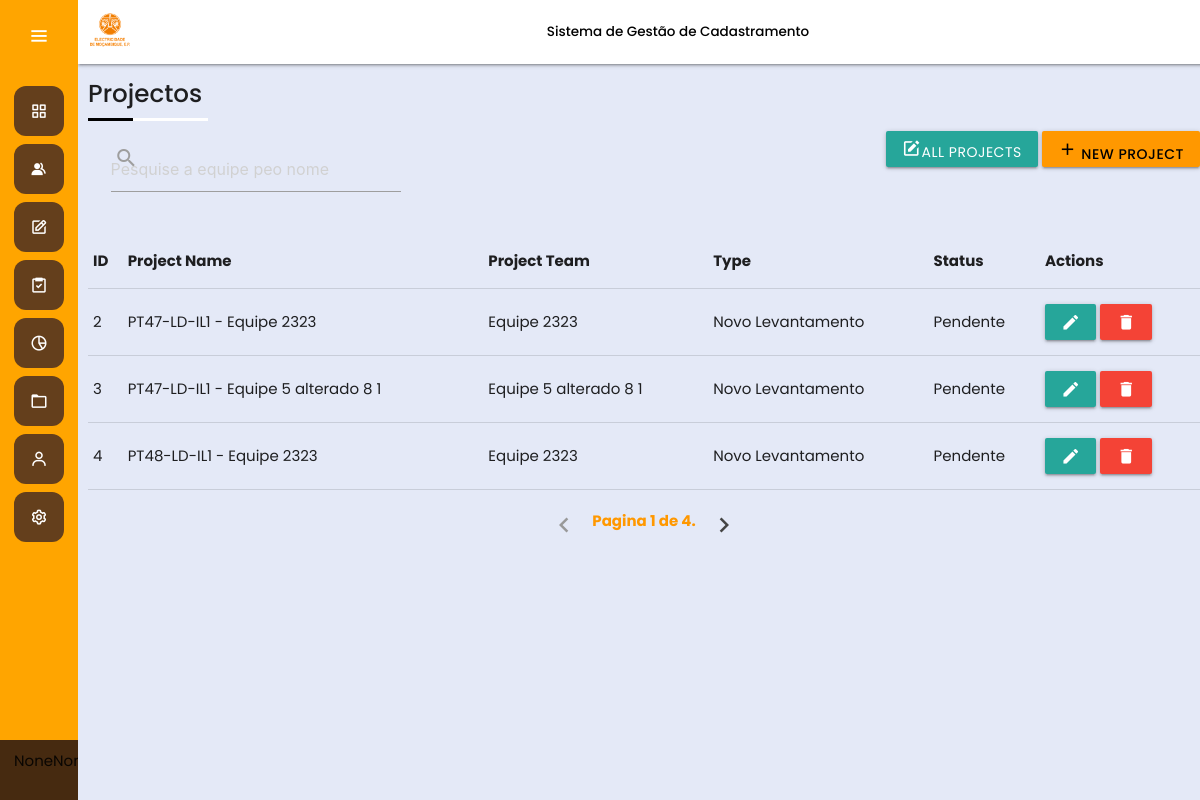
Page /project/ on the earlier database version.
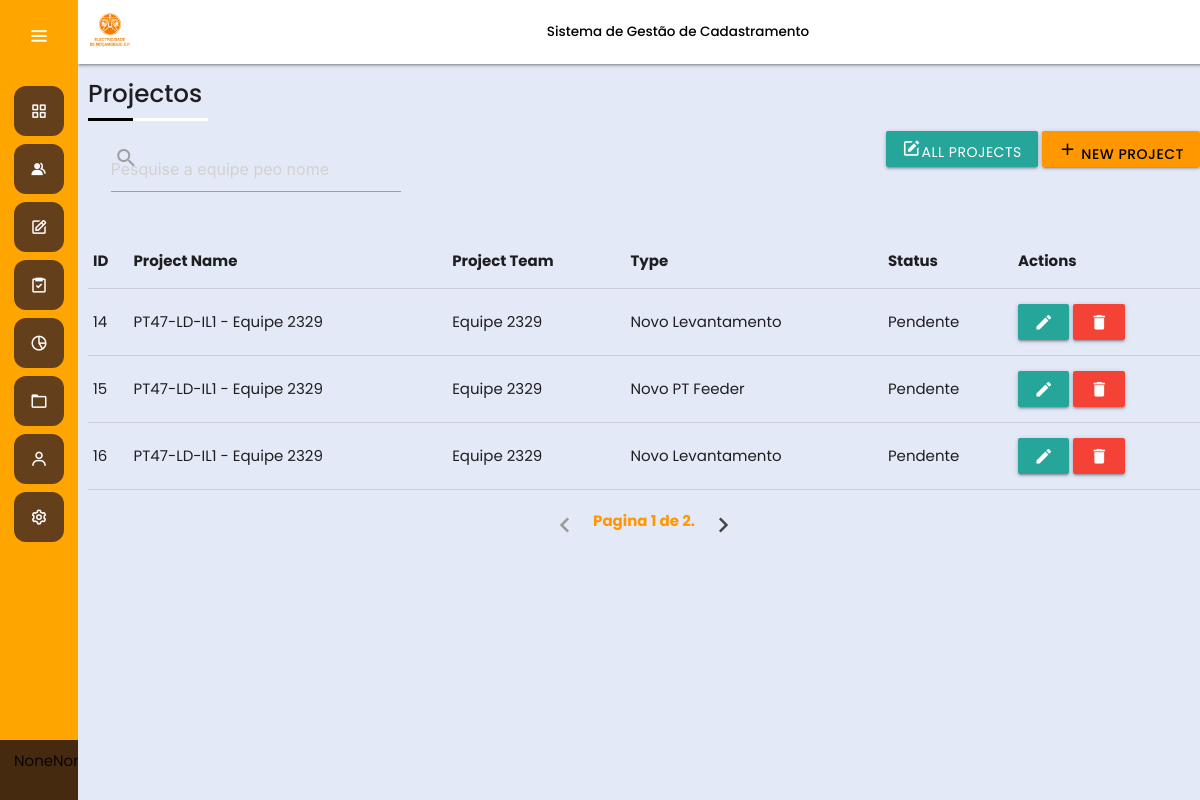
Same page on the later database version.
### Project/models.py (models this page shows, shortened)
class Projecto(models.Model):
    tipo = models.ForeignKey(Project_type, on_delete=models.CASCADE, default=1)
    equipe = models.ForeignKey(Team, on_delete=models.CASCADE, default=1)
    LV = models.ForeignKey(LV_Feeder, on_delete=models.CASCADE, default=1)
    perfil = models.ForeignKey(Estado, on_delete=models.CASCADE, default=1)
    @property
    def lv_equipe_name(self):
        return f'{self.LV} - {self.equipe}'

class LV_Feeder(models.Model):
    name = models.CharField(max_length=15)
    PT = models.ManyToManyField (PT)
    def __str__(self):
        return f'{self.name}'

class Project_type(models.Model):
    Project_TYPE = (
        ('Novo Levantamento', 'Novo Levantamento'),
        ('Novo PT Feeder ', 'Novo PT Feeder '),
        ('Levantamento Correction', 'Levantamento Correction'),
        ('Premisses Locked', ' Premisses Locked'),
    )
    type = models.CharField(max_length=30, choices=Project_TYPE, unique=True)
    def __str__(self):
        return self.get_type_display()

class Estado(models.Model):
    Estado_TYPE = (
        ('Pendente', 'Pendente'),
        ('Aprovado', 'Aprovado'),
        ('Submetido', 'Submetido'),
        ('Reijeitado', 'Reijeitado'),
    )
    status = models.CharField(max_length=15, choices=Estado_TYPE, unique=True)
    def __str__(self):
        return f'{self.status}'

### Team/models.py (models this page shows, shortened)
class Team(models.Model):
    name = models.CharField(max_length=100, unique=True)
    slug = models.SlugField(default="", null=False)
    state = models.BooleanField(default=True)
    asc = models.ForeignKey(ASC, on_delete=models.CASCADE)
    creator = models.ForeignKey(User, on_delete=models.CASCADE, related_name='created_teams')
    membros = models.ForeignKey(User, on_delete=models.CASCADE, related_name='teams_members', limit_choices_to={'user_type__in':['tecnico_campo']}, default=1)
    membros_1 = models.ForeignKey(User, on_delete=models.CASCADE, related_name='teams_members_1', limit_choices_to={'user_type__in':['tecnico_campo']}, default=1)
    supervisor = models.ForeignKey(User, on_delete=models.CASCADE, related_name='teams_supervisor', limit_choices_to={'user_type__in':['supervisor_campo']}, default=1)
    date_created = models.DateTimeField(default=timezone.now)
    def __str__(self):
       return f'{self.name}'

### Project/views.py (the view, shortened to what this page needs)
# urls.py: path('', views.Templateview.as_view(), name='project_show'),
class Templateview(TemplateView):
    template_name = 'project_view.html'
    def get_context_data(self, **kwargs):
        context = super().get_context_data(**kwargs)
        all_projects = Projecto.objects.all()
        page = self.request.GET.get('page', 1)
        paginator = Paginator(all_projects, 3)  # Show 10 teams per page
        try:
            projectos = paginator.page(page)
        except PageNotAnInteger:
            projectos = paginator.page(1)
        except EmptyPage:
            projectos = paginator.page(paginator.num_pages)
        context['project'] = projectos
        return context

### templates/project_view.html (shortened to what this page needs)
{% extends "base.html" %}
{% block page_header %}
  Projectos
{% endblock page_header %}
{% block content_main %}
      <div class="row">
        <div class="col s7">
        <form method="POST" action="{% url 'Project:project_show' %}" >
            <div class="input-field col s6">
              <input id="search" type="search" name="search" required placeholder="Pesquise a equipe peo nome">
              <label class="label-icon" for="search"><i class="material-icons">search</i></label>
              <i class="material-icons">close</i>
            </div>
          </form>
      </div>
      <div class="right">
        <a href="{% url 'Project:project_show' %}" class="btn"> <i class="bx bxs-edit"></i>All Projects </a>
        <a href="{% url 'Project:project_create' %}" class="btn orange black-text"> <i class="material-icons">add</i>
          New Project</a>
   </div>
</div>
<div class="row">
  <table>
      <thead>
          <tr>
              <th>ID</th>
              <th>Project Name</th>
              <th>Project Team</th>
              <th>Type</th>
              <th>Status</th>
              <th>Actions</th>
          </tr>
      </thead>
      <tbody>
          {% if result %}
              {% for projects in result %}
                  <tr>
                      <td>{{projects.id}}</td>
                      <td>{{projects.lv_equipe_name}}</td>
                      <td>{{projects.equipe}}</td>
                      <td>{{ projects.tipo }}</td>
                      <td>{{projects.perfil}}</td>
                      <td>
                          <a href="" class="waves-effect waves-light btn"><i class="material-icons" data-toggle="tooltip" title="Edit">edit</i></a>
                          <a href="#modal2" class="waves-effect waves-light btn red modal-trigger"> <i class="material-icons" data-toggle="tooltip" title="Delete">delete</i></a>
                          <div id="modal2" class="modal">
                              <div class="modal-content orange">
                                  <div class="title">
                                      <h5>Team</h5>
                                  </div>
                                  <blockquote>
                                      De certeza vai apagar permanentemente a equipe: {{detail.name}}?
                                      <p class="white-text">Sera permanente</p>
                                  </blockquote>
                                  <form method="post" action="">
                                      {% csrf_token %}
                                  </form>
                              </div>
                              <div class="modal-footer">
                                  <input type="submit" class='btn btn-danger red' value="Delete">
                              </div>
                          </div>
                      </td>
                  </tr>
              {% endfor %}
          {% else %}
              {% for projects in project %}
                  <tr>
                      <td>{{projects.id}}</td>
                      <td>{{projects.lv_equipe_name}}</td>
                      <td>{{projects.equipe}}</td>
                      <td>{{projects.tipo}}</td>
                      <td>{{projects.perfil}}</td>
                      <td>
                          <a href="" class="waves-effect waves-light btn"><i class="material-icons" data-toggle="tooltip" title="Edit">edit</i></a>
                          <a href="#modal2" class="waves-effect waves-light btn red modal-trigger"> <i class="material-icons" data-toggle="tooltip" title="Delete">delete</i></a>
                      </td>
                  </tr>
              {% endfor %}
          {% endif %}
      </tbody>
  </table>
</div>
<ul class="pagination center orange-text" style="font-weight: bold">
  {% if project.has_previous %}
      <li class="waves-effect"><a href="?page={{ project.previous_page_number }}"><i class="material-icons text-custom-color">chevron_left</i></a></li>
  {% else %}
      <li class="disabled"><a><i class="material-icons">chevron_left</i></a></li>
  {% endif %}
  <span class="current text-custom-color">
      Pagina {{ project.number }} de {{ project.paginator.num_pages }}.
  </span>
  {% if project.has_next %}
      <li class="waves-effect"><a href="?page={{ project.next_page_number }}"><i class="material-icons text-custom-color">chevron_right</i></a></li>
  {% else %}
      <li class="disabled"><a><i class="material-icons">chevron_right</i></a></li>
  {% endif %}
</ul>
{% endblock content_main %}

### templates/base.html (shortened to what this page needs)
{% load static %}
<!DOCTYPE html>
<html lang="en" dir="ltr">
  <head>
    <link rel="stylesheet" href="{% static 'css/style.css' %}">
    <link rel="stylesheet" href="{% static 'css/materialize.min.css' %}">
    <link href="https://unpkg.com/boxicons@2.0.7/css/boxicons.min.css" rel="stylesheet" />
  </head>
  <body>
    <div class="sidebar">
      <div class="logo-details">
        <i class="bx bx-menu" id="btn"></i>
      </div>
      <ul class="nav-list">
        <li>
          <a href="{% url 'Panel:panel_main' %}">
            <i class="bx bx-grid-alt"></i>
          </a>
        </li>
        <li>
          <a href="{% url 'Team:team_show' %}">
            <i class="bx bxs-group icon"></i>
          </a>
        </li>
        <li>
          <a href="{% url 'Project:project_show' %}">
            <i class='bx bx-edit'></i>
          </a>
        </li>
        <li>
          <a href="#">
            <i class="bx bx-task icon"></i>
          </a>
        </li>
        <li>
          <a href="#">
            <i class="bx bx-pie-chart-alt-2"></i>
          </a>
        </li>
        <li>
          <a href="#">
            <i class="bx bx-folder"></i>
          </a>
        </li>
        <li>
          <a href="#">
            <i class="bx bx-user"></i>
          </a>
        </li>
        <li class="disabled">
          <a href="#">
            <i class="bx bx-cog"></i>
          </a>
        </li>
        <li class="profile">
          <div class="profile-details">
            <div class="name_job">
                {% if request.user.is_authenticated %}
              <div class="name">
                {{ request.user.first_name }} {{ request.user.last_name }}
                {% else %}
                None
              {% endif %}
              </div>
              {% if request.user.is_authenticated %}
              <div class="job">
                {% if request.user.user_type == 'tecnico_campo'  or  request.user.user_type == 'supervisor_campo' or request.user.user_type == 'direccao_central'  %}
                   {{ request.user.ASC }}
                {% endif %}
                {% else %}
                  None
              {% endif %}
            </div>
            </div>
            <a href="{% url 'Accounts:logout' %}">
             </a>
    <section class="home-section">
      <div class="navbar-fixed">
        <nav class="white">
          <div class="nav-wrapper">
            <a href="#" class="brand-logo black-text">
                <img src="{% static 'img/Edm_logo.ico' %}" alt="Logo" height="40px" width="40px" style="margin-left: 12px; margin-top: 10px; align-content: center;">
            </a>
            <ul id="nav-mobile" class="center">
              <a href="#" class="black-text">
               Sistema de Gestão de Cadastramento
              </a>
            </ul>
          </div>
        </nav>
      </div>
      <div class="main-content">
        <div class="title">
          <h5>
            {% block page_header %}
            {% endblock page_header %}
          </h5>
        </div>
        {% block content_main %}
        {% endblock content_main %}
      </div>
    </section>
</body>
</html>

### static/css/style.css (style rules this page uses)
* { margin: 0; padding: 0; box-sizing: border-box; font-family: "Poppins" , sans-serif; }
.sidebar { position: fixed; left: 0; top: 0; height: 100%; width: 78px; background: #FFA500; padding: 6px 14px; z-index: 99; transition: all 0.5s ease; }
.sidebar .logo-details { background: #FFA500; height: 60px; display: flex; align-items: center; position: relative; }
.sidebar .logo-details #btn { position: absolute; top: 50%; right: 0; transform: translateY(-50%); font-size: 22px; transition: all 0.4s ease; font-size: 23px; text-align: center; cursor: pointer; transition: all 0.5s ease; }
.sidebar i { color: #fff; height: 60px; min-width: 50px; font-size: 28px; text-align: center; line-height: 60px; }
.sidebar .nav-list { margin-top: 20px; height: 100%; }
.sidebar li { position: relative; margin: 8px 0; list-style: none; }
.sidebar li a { display: flex; height: 100%; width: 100%; border-radius: 12px; align-items: center; text-decoration: none; transition: all 0.4s ease; background: #643f1c; }
.sidebar li i { height: 50px; line-height: 50px; font-size: 18px; border-radius: 12px; }
.sidebar li.profile { position: fixed; height: 60px; width: 78px; left: 0; bottom: -8px; padding: 10px 14px; background: #462a10; transition: all 0.5s ease; overflow: hidden; }
.sidebar li .profile-details { display: flex; align-items: center; flex-wrap: nowrap; }
.home-section { position: fixed; background: #E4E9F7; min-height: 100vh; top: 0; left: 78px; width: calc(100% - 78px); transition: all 0.5s ease; z-index: 2; }
:root { --third-padding: 5px; --main-margin: 25px; --fourth-padding: 14px; --white-color: #fff; }
.main-content { padding-left: 10px; }
.title { padding-top: 0rem; padding-left: 0; position: relative; margin: 0; }
.title h5 { padding-bottom: var(--fourth-padding); font-family: "Poppins" , sans-serif; font-weight: 500; }
.title::before, .title::after { content: ""; position: absolute; bottom: 0; width: 120px; height: 3px; background-color: var(--white-color); }
.title::after { width: 45px; background-color: #000; }
.black-text { font-size: 0.90rem; font-weight: 500; }

Differences in the rows shown:
removed Projecto: id "2", lv_equipe_name "PT47-LD-IL1 - Equipe 2323", equipe "Equipe 2323", tipo "Novo Levantamento", perfil "Pendente"
removed Projecto: id "3", lv_equipe_name "PT47-LD-IL1 - Equipe 5 alterado 8 1", equipe "Equipe 5 alterado 8 1", tipo "Novo Levantamento", perfil "Pendente"
removed Projecto: id "4", lv_equipe_name "PT48-LD-IL1 - Equipe 2323", equipe "Equipe 2323", tipo "Novo Levantamento", perfil "Pendente"
added Projecto: id "14", lv_equipe_name "PT47-LD-IL1 - Equipe 2329", equipe "Equipe 2329", tipo "Novo Levantamento", perfil "Pendente"
added Projecto: id "15", lv_equipe_name "PT47-LD-IL1 - Equipe 2329", equipe "Equipe 2329", tipo "Novo PT Feeder", perfil "Pendente"
added Projecto: id "16", lv_equipe_name "PT47-LD-IL1 - Equipe 2329", equipe "Equipe 2329", tipo "Novo Levantamento", perfil "Pendente"
Other differences:
{{ project.paginator.num_pages }}: "4" → "2"
